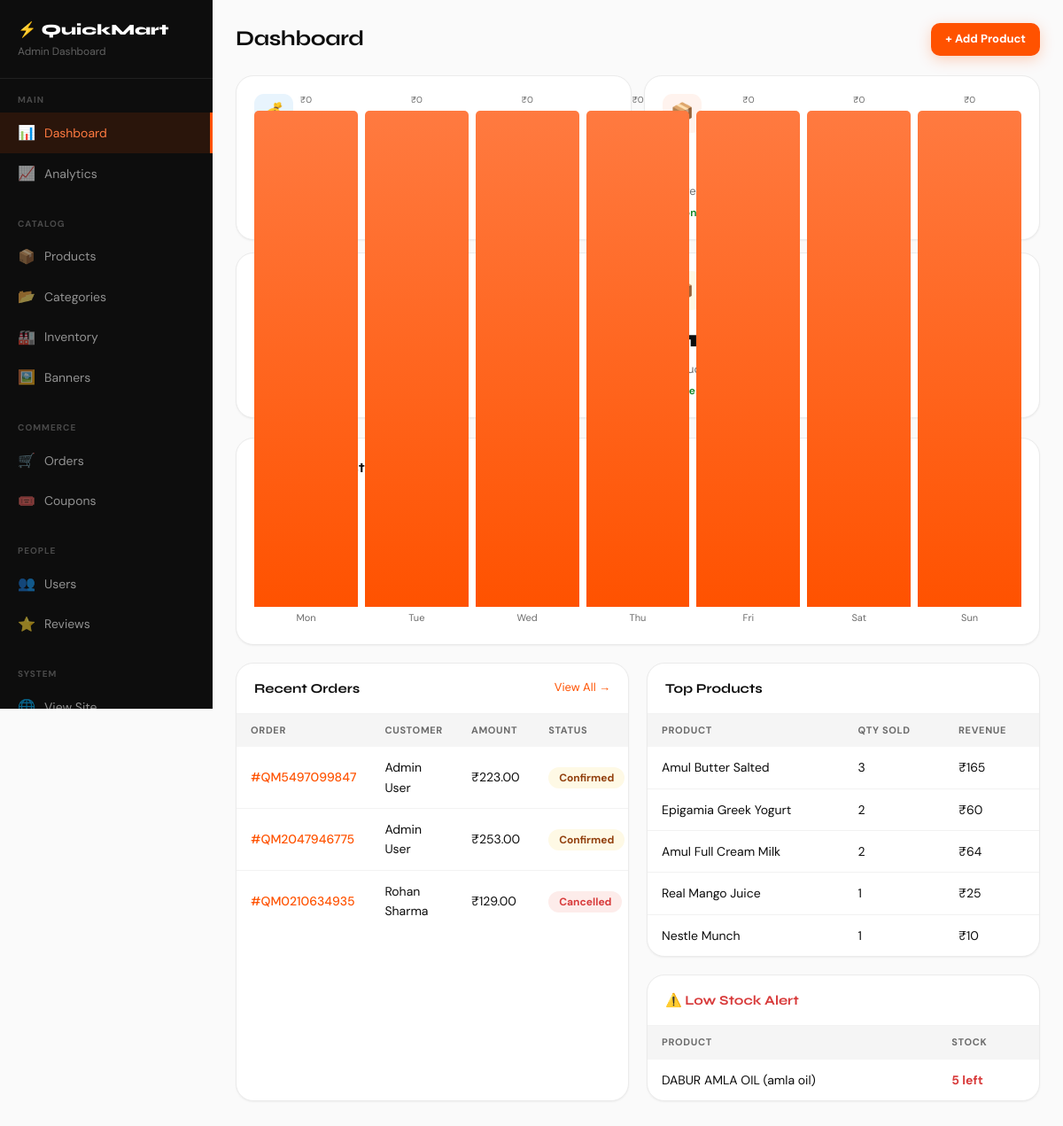
The page /admin-panel/ (signed in) on the database its author committed.
### orders/models.py (models this page shows, shortened)
class Order(models.Model):
    STATUS_CHOICES = [
        ('pending','Pending'),('confirmed','Confirmed'),('picking','Picking'),
        ('packed','Packed'),('dispatched','Dispatched'),('out_for_delivery','Out for Delivery'),
        ('delivered','Delivered'),('cancelled','Cancelled'),('refund_initiated','Refund Initiated'),
        ('refunded','Refunded'),
    ]
    PAYMENT_METHODS = [('upi','UPI'),('card','Card'),('netbanking','Netbanking'),
                       ('wallet','Wallet'),('cod','Cash on Delivery')]
    id = models.UUIDField(primary_key=True, default=uuid.uuid4, editable=False)
    order_number = models.CharField(max_length=20, unique=True)
    user = models.ForeignKey('users.User', on_delete=models.PROTECT, related_name='orders')
    delivery_address = models.ForeignKey('users.Address', on_delete=models.PROTECT, null=True)
    status = models.CharField(max_length=30, choices=STATUS_CHOICES, default='pending')
    payment_method = models.CharField(max_length=20, choices=PAYMENT_METHODS, default='cod')
    payment_status = models.CharField(max_length=20, default='pending')
    subtotal = models.DecimalField(max_digits=10, decimal_places=2)
    delivery_fee = models.DecimalField(max_digits=8, decimal_places=2, default=0)
    discount_amount = models.DecimalField(max_digits=8, decimal_places=2, default=0)
    total_amount = models.DecimalField(max_digits=10, decimal_places=2)
    coupon_code = models.CharField(max_length=50, blank=True)
    coins_used = models.IntegerField(default=0)
    coins_earned = models.IntegerField(default=0)
    special_instructions = models.TextField(blank=True)
    estimated_delivery = models.DateTimeField(null=True, blank=True)
    delivered_at = models.DateTimeField(null=True, blank=True)
    cancelled_at = models.DateTimeField(null=True, blank=True)
    cancellation_reason = models.TextField(blank=True)
    razorpay_order_id = models.CharField(max_length=200, blank=True)
    razorpay_payment_id = models.CharField(max_length=200, blank=True)
    placed_at = models.DateTimeField(auto_now_add=True)
    updated_at = models.DateTimeField(auto_now=True)
    class Meta: ordering = ['-placed_at']

class OrderItem(models.Model):
    order = models.ForeignKey(Order, on_delete=models.CASCADE, related_name='items')
    variant = models.ForeignKey('store.ProductVariant', on_delete=models.PROTECT)
    product_name = models.CharField(max_length=500)
    variant_name = models.CharField(max_length=200)
    product_image = models.CharField(max_length=500, blank=True)
    quantity = models.IntegerField()
    unit_price = models.DecimalField(max_digits=10, decimal_places=2)
    total_price = models.DecimalField(max_digits=10, decimal_places=2)

### users/models.py (models this page shows, shortened)
class User(AbstractBaseUser, PermissionsMixin):
    id = models.UUIDField(primary_key=True, default=uuid.uuid4, editable=False)
    email = models.EmailField(unique=True)
    phone = models.CharField(max_length=15, blank=True)
    full_name = models.CharField(max_length=255)
    profile_image = models.ImageField(upload_to='profiles/', null=True, blank=True)
    is_active = models.BooleanField(default=True)
    is_staff = models.BooleanField(default=False)
    is_admin = models.BooleanField(default=False)
    reward_coins = models.IntegerField(default=100)
    referral_code = models.CharField(max_length=10, unique=True, blank=True)
    date_joined = models.DateTimeField(auto_now_add=True)
    updated_at = models.DateTimeField(auto_now=True)
    objects = UserManager()
    USERNAME_FIELD = 'email'
    REQUIRED_FIELDS = ['full_name']

### store/models.py (models this page shows, shortened)
class ProductVariant(models.Model):
    product = models.ForeignKey(Product, on_delete=models.CASCADE, related_name='variants')
    name = models.CharField(max_length=200)
    sku = models.CharField(max_length=100, unique=True)
    price = models.DecimalField(max_digits=10, decimal_places=2)
    mrp = models.DecimalField(max_digits=10, decimal_places=2)
    weight = models.CharField(max_length=50, blank=True)
    is_active = models.BooleanField(default=True)
    stock = models.IntegerField(default=100)

class Product(models.Model):
    id = models.UUIDField(primary_key=True, default=uuid.uuid4, editable=False)
    category = models.ForeignKey(Category, on_delete=models.PROTECT, related_name='products')
    brand = models.ForeignKey(Brand, on_delete=models.SET_NULL, null=True, blank=True, related_name='products')
    name = models.CharField(max_length=500)
    slug = models.SlugField(unique=True, max_length=600)
    description = models.TextField(blank=True)
    short_description = models.CharField(max_length=500, blank=True)
    sku = models.CharField(max_length=100, unique=True)
    image = models.ImageField(upload_to='products/', null=True, blank=True)
    image2 = models.ImageField(upload_to='products/', null=True, blank=True)
    image3 = models.ImageField(upload_to='products/', null=True, blank=True)
    image_url = models.URLField(blank=True, help_text="External image URL (use if no upload)")
    tags = models.CharField(max_length=500, blank=True, help_text="Comma separated tags")
    is_active = models.BooleanField(default=True)
    is_featured = models.BooleanField(default=False)
    is_flash_sale = models.BooleanField(default=False)
    average_rating = models.DecimalField(max_digits=3, decimal_places=2, default=4.5)
    total_reviews = models.IntegerField(default=0)
    total_sold = models.IntegerField(default=0)
    created_at = models.DateTimeField(auto_now_add=True)
    updated_at = models.DateTimeField(auto_now=True)
    class Meta: ordering = ['-created_at']

### admin_panel/views.py (the view)
# urls.py: path('', views.dashboard, name='dashboard'),
@admin_required
def dashboard(request):
    today = timezone.now().date()
    week_ago = today - timedelta(days=7)
    month_ago = today - timedelta(days=30)
    today_orders = Order.objects.filter(placed_at__date=today)
    today_revenue = today_orders.aggregate(s=Sum('total_amount'))['s'] or 0
    today_count = today_orders.count()
    month_orders = Order.objects.filter(placed_at__date__gte=month_ago)
    month_revenue = month_orders.aggregate(s=Sum('total_amount'))['s'] or 0
    total_users = User.objects.count()
    new_users_today = User.objects.filter(date_joined__date=today).count()
    total_products = Product.objects.count()
    active_orders = Order.objects.filter(status__in=['pending','confirmed','picking','packed','dispatched','out_for_delivery']).count()
    weekly_data = []
    for i in range(6,-1,-1):
        d = today - timedelta(days=i)
        rev = Order.objects.filter(placed_at__date=d).aggregate(s=Sum('total_amount'))['s'] or 0
        cnt = Order.objects.filter(placed_at__date=d).count()
        weekly_data.append({'date': d.strftime('%a'), 'revenue': float(rev), 'orders': cnt})
    recent_orders = Order.objects.select_related('user').prefetch_related('items')[:10]
    top_products = OrderItem.objects.values('product_name').annotate(
        total_qty=Sum('quantity'), total_rev=Sum('total_price')
    ).order_by('-total_qty')[:5]
    low_stock = ProductVariant.objects.filter(stock__lte=10, is_active=True).select_related('product')[:10]
    return render(request, 'admin_panel/dashboard.html', {
        'today_revenue': today_revenue, 'today_count': today_count,
        'month_revenue': month_revenue, 'total_users': total_users,
        'new_users_today': new_users_today, 'total_products': total_products,
        'active_orders': active_orders, 'weekly_data': weekly_data,
        'recent_orders': recent_orders, 'top_products': top_products,
        'low_stock': low_stock,
    })

### admin_panel/templates/admin_panel/dashboard.html (shortened to what this page needs)
{% extends 'admin_panel/base.html' %}
{% block content %}
<div class="admin-page-header">
  <h1 class="admin-page-title">Dashboard</h1>
  <div style="display:flex;gap:10px;">
    <a href="{% url 'admin_panel:products' %}" class="btn-primary" style="font-size:13px;padding:8px 16px;">+ Add Product</a>
  </div>
</div>
<div class="stats-grid">
  <div class="stat-card">
    <div class="stat-icon" style="background:#e8f4fd;">💰</div>
    <div class="stat-val">₹{{ today_revenue|floatformat:0 }}</div>
    <div class="stat-label">Today's Revenue</div>
    <div class="stat-change stat-up">↑ Orders: {{ today_count }}</div>
  </div>
  <div class="stat-card">
    <div class="stat-icon" style="background:var(--brand-light);">📦</div>
    <div class="stat-val">{{ active_orders }}</div>
    <div class="stat-label">Active Orders</div>
    <div class="stat-change stat-up">↑ Month: ₹{{ month_revenue|floatformat:0 }}</div>
  </div>
  <div class="stat-card">
    <div class="stat-icon" style="background:var(--green-light);">👥</div>
    <div class="stat-val">{{ total_users }}</div>
    <div class="stat-label">Total Users</div>
    <div class="stat-change stat-up">+{{ new_users_today }} today</div>
  </div>
  <div class="stat-card">
    <div class="stat-icon" style="background:var(--yellow-light);">📦</div>
    <div class="stat-val">{{ total_products }}</div>
    <div class="stat-label">Products</div>
    <div class="stat-change stat-up">Active catalog</div>
  </div>
</div>
<div class="chart-wrap">
  <div style="display:flex;align-items:center;justify-content:space-between;margin-bottom:16px;">
    <div style="font-family:'Syne',sans-serif;font-weight:700;font-size:16px;">Revenue (Last 7 Days)</div>
  </div>
  {% if weekly_data %}
  <div class="chart-bars">
    {% with max_rev=weekly_data.0.revenue %}
    {% for day in weekly_data %}
    <div class="chart-bar-col">
      <div class="chart-bar-v">₹{{ day.revenue|floatformat:0 }}</div>
      <div class="chart-bar" data-height="{% if day.revenue > 0 %}{{ day.revenue|floatformat:0 }}{% else %}4{% endif %}" style="height:{% widthratio day.revenue 1 1 %}px;" title="₹{{ day.revenue }} · {{ day.orders }} orders"></div>
      <div class="chart-bar-l">{{ day.date }}</div>
    </div>
    {% endfor %}
    {% endwith %}
  </div>
  {% else %}
  <div style="height:160px;display:flex;align-items:center;justify-content:center;color:var(--mid);">No data yet — place some orders!</div>
  {% endif %}
</div>
<div style="display:grid;grid-template-columns:1fr 1fr;gap:20px;">
  <div class="admin-card">
    <div class="admin-card-header">
      <span class="admin-card-title">Recent Orders</span>
      <a href="{% url 'admin_panel:orders' %}" style="font-size:13px;color:var(--brand);">View All →</a>
    </div>
    <table class="data-table">
      <thead><tr><th>Order</th><th>Customer</th><th>Amount</th><th>Status</th></tr></thead>
      <tbody>
        {% for order in recent_orders %}
        <tr>
          <td><a href="{% url 'admin_panel:order_detail' order.id %}" style="color:var(--brand);font-weight:500;">#{{ order.order_number }}</a></td>
          <td>{{ order.user.full_name|truncatechars:20 }}</td>
          <td>₹{{ order.total_amount }}</td>
          <td><span class="status-badge status-{{ order.status }}">{{ order.get_status_display }}</span></td>
        </tr>
        {% empty %}
        <tr><td colspan="4" style="text-align:center;color:var(--mid);">No orders yet</td></tr>
        {% endfor %}
      </tbody>
    </table>
  </div>
  <div>
    <div class="admin-card" style="margin-bottom:20px;">
      <div class="admin-card-header"><span class="admin-card-title">Top Products</span></div>
      <table class="data-table">
        <thead><tr><th>Product</th><th>Qty Sold</th><th>Revenue</th></tr></thead>
        <tbody>
          {% for p in top_products %}
          <tr>
            <td>{{ p.product_name|truncatechars:25 }}</td>
            <td>{{ p.total_qty }}</td>
            <td>₹{{ p.total_rev|floatformat:0 }}</td>
          </tr>
          {% empty %}
          <tr><td colspan="3" style="text-align:center;color:var(--mid);">No sales data</td></tr>
          {% endfor %}
        </tbody>
      </table>
    </div>
    {% if low_stock %}
    <div class="admin-card">
      <div class="admin-card-header"><span class="admin-card-title" style="color:var(--red);">⚠️ Low Stock Alert</span></div>
      <table class="data-table">
        <thead><tr><th>Product</th><th>Stock</th></tr></thead>
        <tbody>
          {% for v in low_stock %}
          <tr>
            <td>{{ v.product.name|truncatechars:28 }} ({{ v.name }})</td>
            <td class="stock-low">{{ v.stock }} left</td>
          </tr>
          {% endfor %}
        </tbody>
      </table>
    </div>
    {% endif %}
  </div>
</div>
{% endblock %}

### rows shown on the page
Order: order_number "QM5497099847", user.full_name "Admin User", total_amount "223.00", status "Confirmed"
Order: order_number "QM2047946775", user.full_name "Admin User", total_amount "253.00", status "Confirmed"
Order: order_number "QM0210634935", user.full_name "Rohan Sharma", total_amount "129.00", status "Cancelled"
OrderItem: product_name "Amul Butter Salted", total_qty "3", total_rev "165"
OrderItem: product_name "Epigamia Greek Yogurt", total_qty "2", total_rev "60"
OrderItem: product_name "Amul Full Cream Milk", total_qty "2", total_rev "64"
OrderItem: product_name "Real Mango Juice", total_qty "1", total_rev "25"
OrderItem: product_name "Nestle Munch", total_qty "1", total_rev "10"
ProductVariant: product.name "DABUR AMLA OIL", name "amla oil", stock "5"

### other values the page prints
{{ total_products }} "21"
{{ day.revenue|floatformat:0 }} "0" "0" "0" "0" "0" "0" "0"
{{ day.date }} "Mon" "Tue" "Wed" "Thu" "Fri" "Sat" "Sun"
